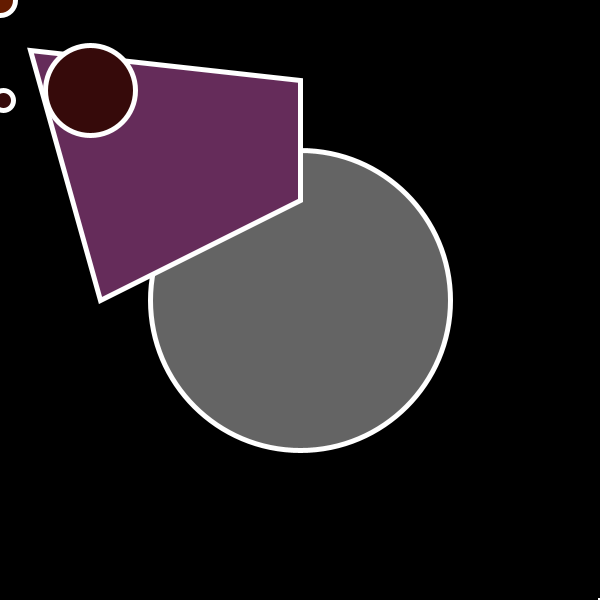
Frame 1 (no input)
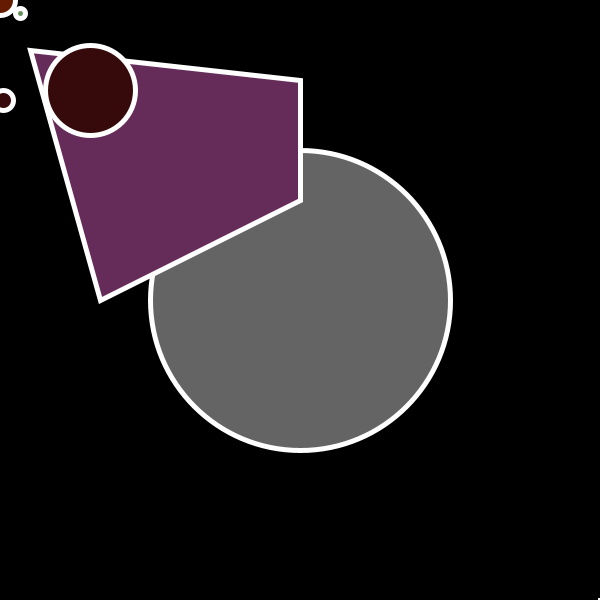
Frame 60 (the mouse pressed at the canvas centre just before this capture)
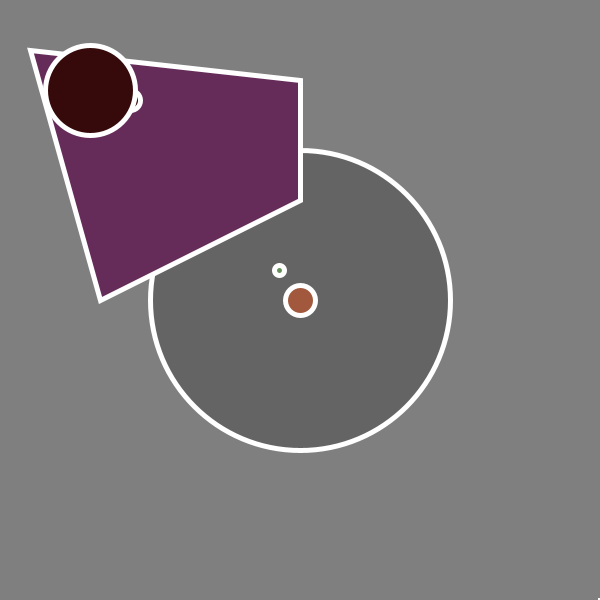
Frame 120 (the mouse held since frame 60 and released just before this capture)

The Processing sketch that drew these frames (run headless with seeded random() and noise(); from frame 60 on, the mouse is pressed at the canvas centre):

// Processing sketch: processing_19186
// ── processing_19186.pde


  
float colorValue;

void setup() {
 
  size(600,600);  
  colorValue = 10;
}

void draw(){
  
  
  colorValue = map(mouseX,0,width,0,255);
  
  background(colorValue); //Set the background
  stroke(255);//Set line value to white
  strokeWeight(5);//Set line width to 5 pixels

smooth();

fill(100,100,100);

ellipse(300,300,300,300);

rect(600,600,600,600);

fill(101,44,90);

quad(30, 50, 300, 80, 300, 200, 100, 300);

  
  colorValue +=3 ;
  println("color value: "+colorValue);
 fill(54,10,10);
 ellipse(colorValue,100,20,20);


  
  if (colorValue > width)
  colorValue = 0;
  ellipse(90,90,90,90);


fill(255, 70, 0, 100);
    ellipse(mouseX, mouseY, 30, 30);


    fill(101, 144, 90);
    ellipse(mouseX + random(-50, 50), mouseY + random (-50, 50), 10, 10);
 }

    

 

 
